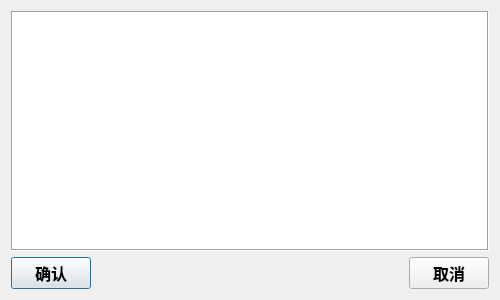
<?xml version="1.0" encoding="UTF-8"?>
<ui version="4.0">
 <class>DialogTextEdit</class>
 <widget class="QDialog" name="DialogTextEdit">
  <property name="geometry">
   <rect>
    <x>0</x>
    <y>0</y>
    <width>500</width>
    <height>300</height>
   </rect>
  </property>
  <property name="windowTitle">
   <string>编辑窗口</string>
  </property>
  <layout class="QVBoxLayout" name="verticalLayout_2">
   <item>
    <layout class="QVBoxLayout" name="verticalLayout">
     <item>
      <widget class="QPlainTextEdit" name="plainTextEdit_content">
       <property name="frameShape">
        <enum>QFrame::Box</enum>
       </property>
      </widget>
     </item>
     <item>
      <layout class="QHBoxLayout" name="horizontalLayout">
       <item>
        <widget class="QPushButton" name="pushButton_confirm">
         <property name="font">
          <font>
           <family>微软雅黑</family>
           <pointsize>12</pointsize>
           <weight>75</weight>
           <bold>true</bold>
          </font>
         </property>
         <property name="text">
          <string>确认</string>
         </property>
        </widget>
       </item>
       <item>
        <spacer name="horizontalSpacer">
         <property name="orientation">
          <enum>Qt::Horizontal</enum>
         </property>
         <property name="sizeHint" stdset="0">
          <size>
           <width>40</width>
           <height>20</height>
          </size>
         </property>
        </spacer>
       </item>
       <item>
        <widget class="QPushButton" name="pushButton_cancel">
         <property name="font">
          <font>
           <family>微软雅黑</family>
           <pointsize>12</pointsize>
           <weight>75</weight>
           <bold>true</bold>
          </font>
         </property>
         <property name="text">
          <string>取消</string>
         </property>
        </widget>
       </item>
      </layout>
     </item>
    </layout>
   </item>
  </layout>
 </widget>
 <resources/>
 <connections/>
</ui>
